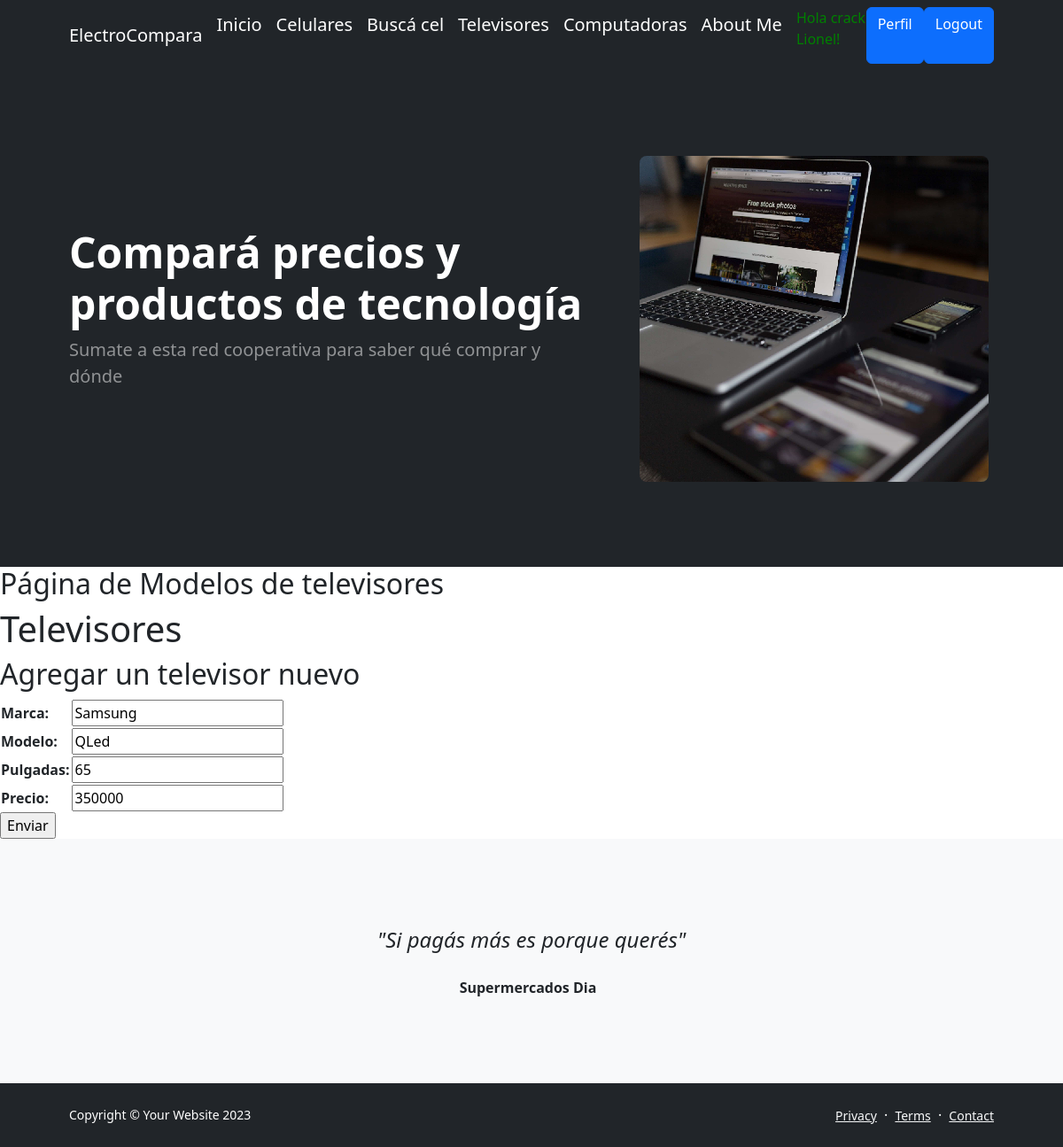
The app's page /update_televisor/2/ (signed in) with its own data.
### aplicacion/models.py (models this page shows, shortened)
class TV (models.Model):
    marca = models.CharField(max_length=50)
    modelo = models.CharField(max_length=50)
    pulgadas = models.IntegerField()
    precio = models.IntegerField()

### aplicacion/views.py (the view)
# urls.py: path('update_televisor/<id_televisor>/', updateTelevisor, name= "update_televisor" ),
@login_required
def updateTelevisor(request, id_televisor):
    televisor = TV.objects.get(id=id_televisor)
    if request.method == "POST":
        miForm = TvForm(request.POST)
        if miForm.is_valid():
            televisor.marca = miForm.cleaned_data.get('marca')
            televisor.modelo = miForm.cleaned_data.get('modelo')
            televisor.pulgadas = miForm.cleaned_data.get('pulgadas')
            televisor.precio = miForm.cleaned_data.get('precio')
            televisor.save()
            return redirect(reverse_lazy('televisores'))
    else:
        miForm = TvForm(initial={
            'marca': televisor.marca,
            'modelo': televisor.modelo,
            'pulgadas': televisor.pulgadas,
            'precio': televisor.precio,
        })
    return render(request, "aplicacion/TVformulario.html", {'form': miForm})

### aplicacion/forms.py
class TvForm(forms.Form):
    marca = forms.CharField(max_length=50, required=True)
    modelo = forms.CharField(max_length=50, required=True)
    pulgadas = forms.IntegerField()
    precio = forms.IntegerField()

### aplicacion/templates/aplicacion/TVformulario.html (shortened to what this page needs)
{% extends 'aplicacion/base.html' %}
{%load static %}
{% block titulo %}
    Página de Modelos de televisores
{% endblock titulo %}
{% block contenido %}
   <h1> Televisores </h1>
    <h2>Agregar un televisor nuevo</h2>
    <form action="" method ="post">
       <table>
            {{form.as_table}}
        </table>
        <input type="submit" value="Enviar">
    </form>
{% endblock contenido %}

### aplicacion/templates/aplicacion/base.html (shortened to what this page needs)
<!DOCTYPE html>
<html lang="en">
    <head>
        {% load static %}
        <link href="https://cdn.jsdelivr.net/npm/bootstrap-icons@1.5.0/font/bootstrap-icons.css" rel="stylesheet" />
        <link href="{% static 'aplicacion/css/styles.css' %}" rel="stylesheet" />
        <link rel="stylesheet" href="https://cdnjs.cloudflare.com/ajax/libs/font-awesome/6.4.0/css/all.min.css">
    </head>
    <body class="d-flex flex-column h-100">
        <main class="flex-shrink-0">
            <nav class="navbar navbar-expand-lg navbar-dark bg-dark">
                <div class="container px-5">
                    <a class="navbar-brand" href="#">ElectroCompara</a>
                    <div class="collapse navbar-collapse" id="navbarSupportedContent">
                        <ul class="navbar-nav ms-auto mb-2 mb-lg-0">
                            <a class="navbar-brand" href="#!">Inicio</a>
                            {% if user.is_authenticated %}
                                <a class="navbar-brand" href="{% url 'celulares' %}">Celulares</a>
                                <a class="navbar-brand" href="{% url 'buscar_celular' %}">Buscá cel</a>
                                <a class="navbar-brand" href="{% url 'televisores' %}">Televisores</a>
                                <a class="navbar-brand" href="{% url 'computadoras' %}">Computadoras</a>
                                <a class="navbar-brand" href="{% url 'about' %}">About Me</a>
                                <p style="color:green">Hola crack {{user.username}}!</p>
                                <a class="btn btn-primary" href="{% url 'editar_perfil' %}">Perfil</a>
                                <a class="btn btn-primary" href="{% url 'logout' %}">Logout</a>
                            {%else %}
                                <a class="btn btn-success" href="{% url 'registro' %}">Sign Up</a>
                                <a class="btn btn-primary" href="{% url 'login' %}">Login</a>
                            {%endif %}
                                </ul>
                    </div>
                </div>
            </nav>
            <header class="bg-dark py-5">
                <div class="container px-5">
                    <div class="row gx-5 align-items-center justify-content-center">
                        <div class="col-lg-8 col-xl-7 col-xxl-6">
                            <div class="my-5 text-center text-xl-start">
                                <h1 class="display-5 fw-bolder text-white mb-2">Compará precios y productos de tecnología </h1>
                                <p class="lead fw-normal text-white-50 mb-4">Sumate a esta red cooperativa para saber qué comprar y dónde</p>
                            </div>
                        </div>
                        <div class="col-xl-5 col-xxl-6 d-none d-xl-block text-center"><img class="img-fluid rounded-3 my-5"  src="{% static  'aplicacion/assets/profile.png' %}" alt="..." /></div>
                    </div>
                </div>
            </header>
            <h2>
            {% block titulo %}
            {% endblock titulo %}
            </h2>
    {% block contenido %}
    {% endblock contenido %}
            <div class="py-5 bg-light">
                <div class="container px-5 my-5">
                    <div class="row gx-5 justify-content-center">
                        <div class="col-lg-10 col-xl-7">
                            <div class="text-center">
                                <div class="fs-4 mb-4 fst-italic">"Si pagás más es porque querés"</div>
                                <div class="d-flex align-items-center justify-content-center">
                                    <div class="fw-bold">
                                        Supermercados Dia
                                    </div>
                                </div>
                            </div>
                        </div>
                    </div>
                </div>
            </div>
        <footer class="bg-dark py-4 mt-auto">
            <div class="container px-5">
                <div class="row align-items-center justify-content-between flex-column flex-sm-row">
                    <div class="col-auto"><div class="small m-0 text-white">Copyright &copy; Your Website 2023</div></div>
                    <div class="col-auto">
                        <a class="link-light small" href="#!">Privacy</a>
                        <span class="text-white mx-1">&middot;</span>
                        <a class="link-light small" href="#!">Terms</a>
                        <span class="text-white mx-1">&middot;</span>
                        <a class="link-light small" href="#!">Contact</a>
                    </div>
                </div>
            </div>
        </footer>
    </body>
</html>

### records on screen
TV: marca "Samsung", modelo "QLed", pulgadas "65", precio "350000"

### other values on screen
{{ user.username }} "Lionel"
